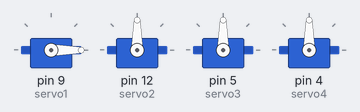
The sketch below on a simulated Arduino Uno, built with avr-gcc and run on an emulated ATmega328P. On the bench: 4 × servo.

Above: at 0.01 s.
At 0.4 s:
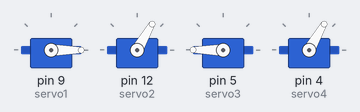
At 62.6 s:
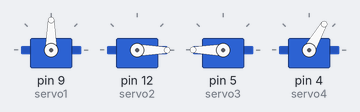
At 66.6 s:
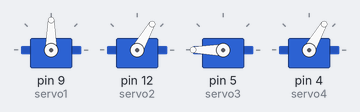
At 80.7 s:
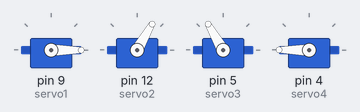
At 85.5 s:
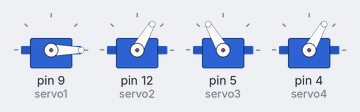
Timing chart, 0 to 88.9 s (numbered marks = the images above):
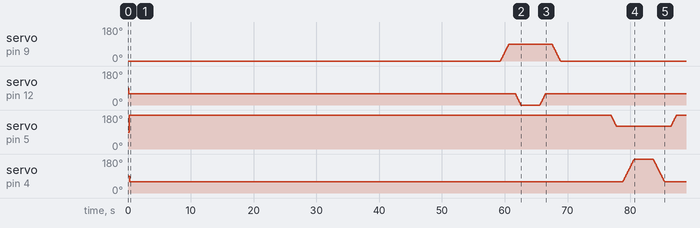

Measured:
- by itself, servo on pin 9 (servo1): rises from 0° to 90° in 1.4 s, then falls to 0° in 8.2 s

The sketch:

witch_hands.ino
```cpp
#include <Servo.h>

Servo servo1;
Servo servo2;
Servo servo3;
Servo servo4;
bool actionPerformed = false;
void setup() {
  servo1.attach(9);   // Подключите первый сервопривод к пину 9
  servo2.attach(12);  // Подключите второй сервопривод к пину 10
  servo3.attach(5);  // Подключите третий сервопривод к пину 11
  servo4.attach(4);  // Подключите четвертый сервопривод к пину 12
  servo1.write(0);
  delay(100);
  servo2.write(60);
  delay(100);
  servo3.write(180);
  delay(100);
  servo4.write(60);
}

void loop() {

  delay(3000);
  if (!actionPerformed) {
  delay(56000); //Ождание  перед стартом
  // Управление первым сервоприводом
  for (int angle = 0; angle <= 90; angle += 1) {
    servo1.write(angle);
    delay(15);
  }
  delay(1000);
  for (int angle = 60; angle >= 0; angle -= 1) {
    servo2.write(angle);
    delay(15);
  }

  delay(3000);

  // Управление вторым сервоприводом
  for (int angle = 0; angle <= 60; angle += 1) {
    servo2.write(angle);
    delay(15);
  }
  delay(1000);

  for (int angle = 90; angle >= 0; angle -= 1) {
    servo1.write(angle);
    delay(15);
  }

  delay(8000);
  for (int angle = 180; angle >= 120; angle -= 1) {
    servo3.write(angle);
    delay(15);
  }


  delay(1000);
for (int angle = 60; angle <= 180; angle += 1) {
    servo4.write(angle);
    delay(15);
  }

  delay(3000);

  for (int angle = 180; angle >= 60; angle -= 1) {
    servo4.write(angle);
    delay(15);
  }

  delay(1000);

  for (int angle = 120; angle <= 180; angle += 1) {
    servo3.write(angle);
    delay(15);
  }

//  delay(1000);
//
//  // Управление третьим сервоприводом
//
//  for (int angle = 180; angle >= 120; angle -= 1) {
//    servo3.write(angle);
//    delay(15);
//  }
//
//
//
//  delay(1000);
//for (int angle = 60; angle <= 180; angle += 1) {
//    servo4.write(angle);
//    delay(15);
//  }
//
//  delay(1000);
//
//  // Управление вторым сервоприводом
//  for (int angle = 0; angle <= 60; angle += 1) {
//    servo2.write(angle);
//    delay(15);
//  }
//  delay(1000);
//
//  for (int angle = 90; angle >= 0; angle -= 1) {
//    servo1.write(angle);
//    delay(15);
//  }
//
//delay(1000);
//  // Управление четвертым сервоприводом
//
//  for (int angle = 180; angle >= 60; angle -= 1) {
//    servo4.write(angle);
//    delay(15);
//  }
//
//  delay(1000);
//
//  for (int angle = 90; angle <= 180; angle += 1) {
//    servo3.write(angle);
//    delay(15);
//  }
}
}
```
